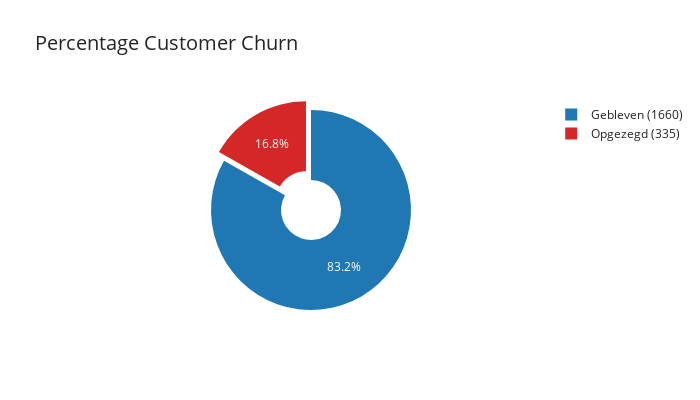

Notebook code cell kept with this figure:
### Markdown cell above
Opvallend: sterk correlerende variabelen
- Seconds of Use en Frequency of Use
- Age Group en Age

### Code cell
# De verdeling van Churn weergeven in een taartdiagram

# Bereken aantallen
churn_counts = df["Churn"].value_counts().reset_index()
churn_counts.columns = ["Churn", "Aantal"]
churn_counts['Churn_label'] = churn_counts['Churn'].map({0: 'Gebleven', 1: 'Opgezegd'})
churn_counts['Legend_label'] = churn_counts.apply(
    lambda row: f"{row['Churn_label']} ({row['Aantal']})", axis=1
)

colors = {"Gebleven": "#1f77b4", "Opgezegd": "#d62728"}

fig = px.pie(
    churn_counts,
    names='Legend_label',  
    values='Aantal',
    color='Churn_label',
    color_discrete_map=colors,
    hole=0.3,
    width=700,
    height=400,
    title='Percentage Customer Churn'
)

# Slice labels alleen percentage
fig.update_traces(
    textinfo='percent',
    pull=[0, 0.1],
    hovertemplate='%{label}<br>Aantal: %{value}<br>Percentage: %{percent}'
)

fig.update_layout(template='simple_white', title_font_size=20)

fig.show()

### Figure 1 — Plotly figure (JSON) as saved in the notebook; plotly's stock layout.template omitted (floating-point values rounded to 4 significant figures)
{"data": [{"customdata": [["Gebleven"], ["Opgezegd"]], "domain": {"x": [0, 1], "y": [0, 1]}, "hole": 0.3, "hovertemplate": "%{label}<br>Aantal: %{value}<br>Percentage: %{percent}", "labels": ["Gebleven (1660)", "Opgezegd (335)"], "legendgroup": "", "marker": {"colors": ["#1f77b4", "#d62728"]}, "name": "", "pull": [0, 0.1], "showlegend": true, "textinfo": "percent", "type": "pie", "values": [1660, 335]}], "layout": {"height": 400, "legend": {"tracegroupgap": 0}, "title": {"font": {"size": 20}, "text": "Percentage Customer Churn"}, "width": 700}}
